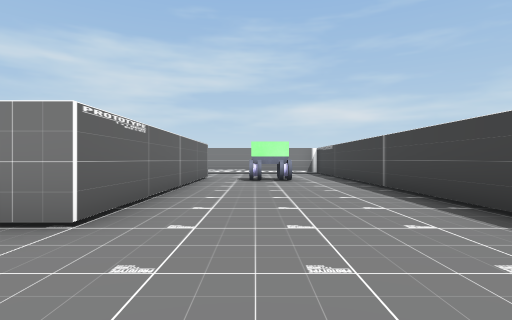
View 1 (above)

17 first-person views from a walk through a 3-D level made in the Unity game engine. The camera is 0.56 m above the floor, looks level and sees 80° across. The floor is counted in squares, 1 m on a side. Each view is taken from the middle of a square. On the plan, view 1 faces up. The plan holds only what a view shows up to about 9 squares ahead; the rest is blank. The place goes on beyond the plan.

View 2
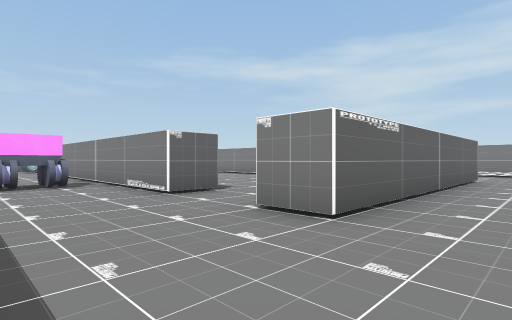

View 3
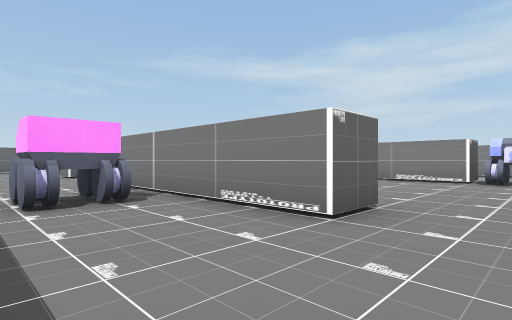

View 4
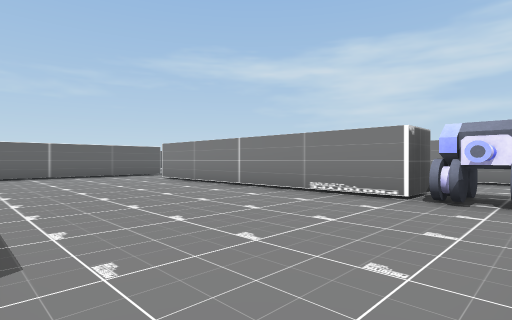

View 5
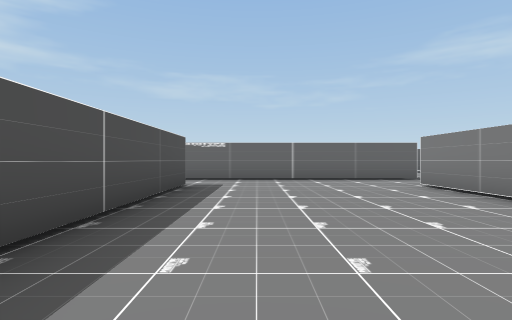

View 6
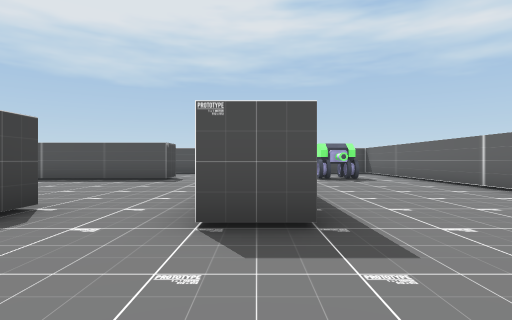

View 7
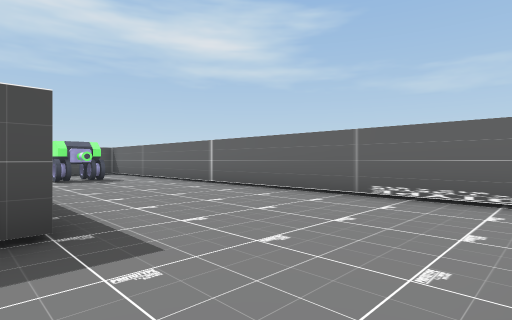

View 8
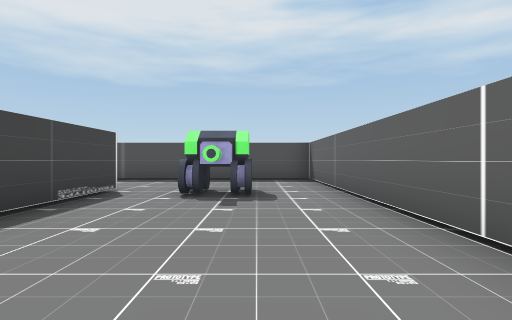

View 9
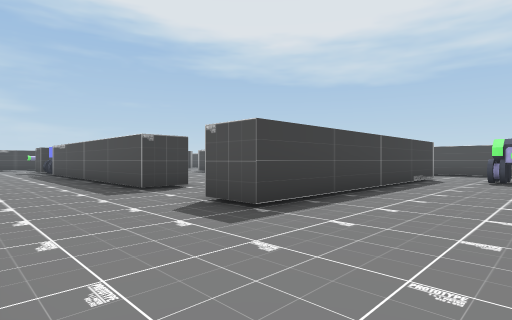

View 10
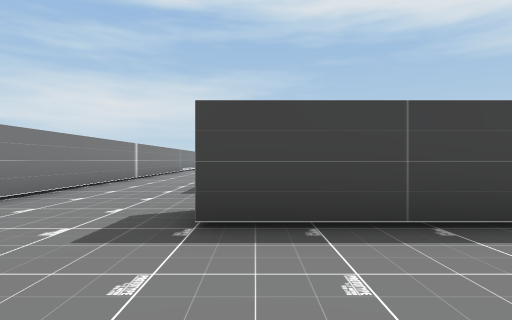

View 11
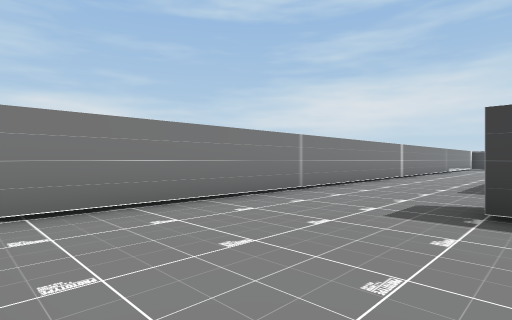

View 12
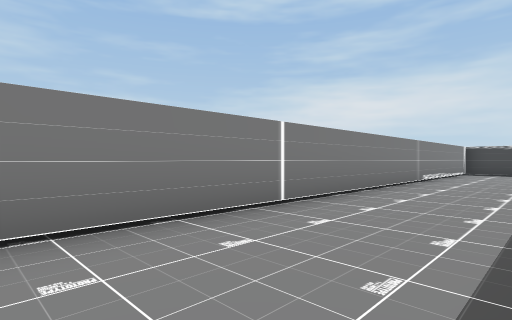

View 13
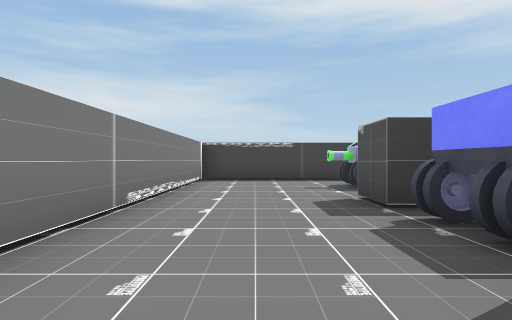

View 14
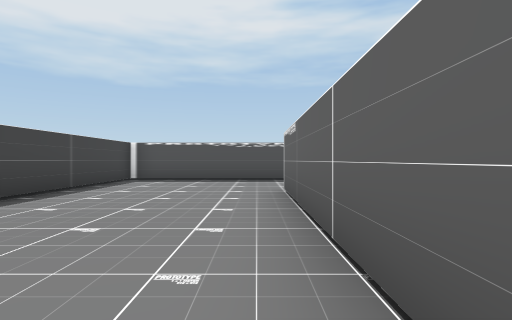

View 15
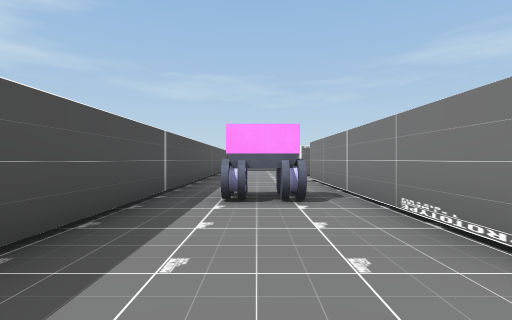

View 16
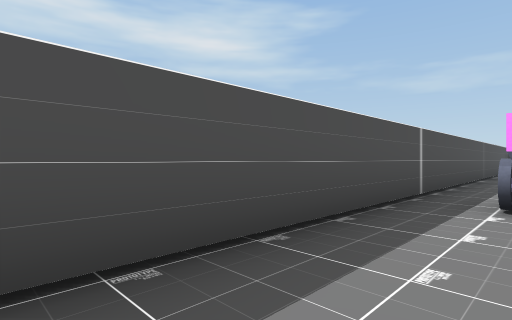

View 17
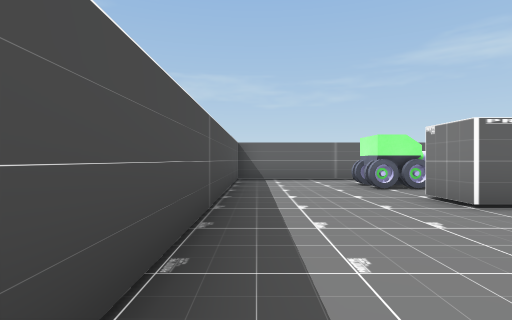

### Floor plan
Ten units are one square. View 1 is at (0, 0); x grows to the right and y downward. Boxes are objects, and circles mark ways between rooms. Rooms are numbered by the first view taken in them; rooms with no view inside come last. Other rooms are left out.
<svg viewBox="-190 -130 220 140">
<path fill="none" stroke="#000" d="M-45 -95 -45 -85M-115 -85 -115 -95 -67 -95M-25 -89 -25 -95 -15 -95 -15 -25 -25 -25M-45 -35 -45 -25 -115 -25M-115 -30 -115 -35M-135 -35 -135 -25 -145 -25 -145 -95 -135 -95 -135 -85M-185 -116 -185 5 25 5 25 -125 -178 -125M-115 -35 -68 -35M-45 -85 -115 -85M-135 -85 -135 -35"/>
<rect x="-175" y="-35" width="20" height="20" fill="#bbb"><title>other object</title></rect>
<rect x="-85" y="-15" width="20" height="10" fill="#bbb"><title>other object</title></rect>
<rect x="-45" y="-95" width="20" height="20" fill="#bbb"><title>other object</title></rect>
<rect x="-5" y="-95" width="20" height="20" fill="#bbb"><title>other object</title></rect>
<circle cx="-125" cy="-30" r="3" fill="#2a7"/>
<circle cx="-125" cy="-90" r="3" fill="#2a7"/>
<circle cx="-35" cy="-30" r="3" fill="#2a7"/>
<text x="-80" y="-100">1</text>
<text x="-80" y="-60">2</text>
</svg>
Room 1 opens to room 2.

Where each view was taken, in squares from view 1:
view 1: 0 up, 0 right, facing up
view 2: 0 up, 0 right, facing up-left
view 3: 0 up, 3 left, facing up-left
view 4: 4 up, 3 left, facing up-left
view 5: 5 up, 5 left, facing left
view 6: 12 up, 14 left, facing down
view 7: 12 up, 14 left, facing down-left
view 8: 8 up, 17 left, facing down
view 9: 12 up, 17 left, facing down-right
view 10: 9 up, 17 left, facing right
view 11: 9 up, 18 left, facing up-right
view 12: 10 up, 11 left, facing up-right
view 13: 11 up, 6 left, facing right
view 14: 8 up, 1 left, facing down
view 15: 1 up, 3 left, facing left
view 16: 1 up, 3 left, facing down-left
view 17: 0 up, 10 left, facing left
